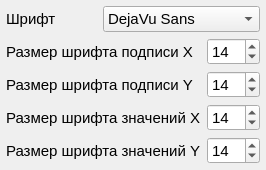
                     <widget class="QFrame" name="frame">
                      <property name="sizePolicy">
                       <sizepolicy hsizetype="Fixed" vsizetype="Preferred">
                        <horstretch>0</horstretch>
                        <verstretch>0</verstretch>
                       </sizepolicy>
                      </property>
                      <layout class="QVBoxLayout" name="verticalLayout_20">
                       <property name="leftMargin">
                        <number>6</number>
                       </property>
                       <property name="topMargin">
                        <number>6</number>
                       </property>
                       <property name="rightMargin">
                        <number>6</number>
                       </property>
                       <property name="bottomMargin">
                        <number>6</number>
                       </property>
                       <item>
                        <layout class="QHBoxLayout" name="horizontalLayout_39">
                         <item>
                          <widget class="QLabel" name="lb_color_pal_box_6">
                           <property name="sizePolicy">
                            <sizepolicy hsizetype="Expanding" vsizetype="Preferred">
                             <horstretch>0</horstretch>
                             <verstretch>0</verstretch>
                            </sizepolicy>
                           </property>
                           <property name="font">
                            <font>
                             <pointsize>11</pointsize>
                            </font>
                           </property>
                           <property name="text">
                            <string>Шрифт</string>
                           </property>
                          </widget>
                         </item>
                         <item>
                          <widget class="QComboBox" name="comboBox_fonts">
                           <property name="font">
                            <font>
                             <pointsize>11</pointsize>
                            </font>
                           </property>
                           <item>
                            <property name="text">
                             <string>DejaVu Sans</string>
                            </property>
                           </item>
                           <item>
                            <property name="text">
                             <string>Tahoma</string>
                            </property>
                           </item>
                           <item>
                            <property name="text">
                             <string>Verdana</string>
                            </property>
                           </item>
                           <item>
                            <property name="text">
                             <string>Arial</string>
                            </property>
                           </item>
                           <item>
                            <property name="text">
                             <string>Trebuchet MS</string>
                            </property>
                           </item>
                           <item>
                            <property name="text">
                             <string>Times New Roman</string>
                            </property>
                           </item>
                           <item>
                            <property name="text">
                             <string>Georgia</string>
                            </property>
                           </item>
                          </widget>
                         </item>
                        </layout>
                       </item>
                       <item>
                        <layout class="QHBoxLayout" name="horizontalLayout_34">
                         <item>
                          <widget class="QLabel" name="lb_color_pal_box_2">
                           <property name="sizePolicy">
                            <sizepolicy hsizetype="Expanding" vsizetype="Preferred">
                             <horstretch>0</horstretch>
                             <verstretch>0</verstretch>
                            </sizepolicy>
                           </property>
                           <property name="font">
                            <font>
                             <pointsize>11</pointsize>
                            </font>
                           </property>
                           <property name="text">
                            <string>Размер шрифта подписи X</string>
                           </property>
                          </widget>
                         </item>
                         <item>
                          <widget class="QSpinBox" name="spinBox_x_label">
                           <property name="sizePolicy">
                            <sizepolicy hsizetype="Fixed" vsizetype="Fixed">
                             <horstretch>0</horstretch>
                             <verstretch>0</verstretch>
                            </sizepolicy>
                           </property>
                           <property name="font">
                            <font>
                             <pointsize>11</pointsize>
                            </font>
                           </property>
                           <property name="minimum">
                            <number>2</number>
                           </property>
                           <property name="maximum">
                            <number>100</number>
                           </property>
                           <property name="value">
                            <number>14</number>
                           </property>
                          </widget>
                         </item>
                        </layout>
                       </item>
                       <item>
                        <layout class="QHBoxLayout" name="horizontalLayout_35">
                         <item>
                          <widget class="QLabel" name="lb_color_pal_box_3">
                           <property name="font">
                            <font>
                             <pointsize>11</pointsize>
                            </font>
                           </property>
                           <property name="text">
                            <string>Размер шрифта подписи Y</string>
                           </property>
                          </widget>
                         </item>
                         <item>
                          <widget class="QSpinBox" name="spinBox_y_label">
                           <property name="sizePolicy">
                            <sizepolicy hsizetype="Fixed" vsizetype="Fixed">
                             <horstretch>0</horstretch>
                             <verstretch>0</verstretch>
                            </sizepolicy>
                           </property>
                           <property name="font">
                            <font>
                             <pointsize>11</pointsize>
                            </font>
                           </property>
                           <property name="minimum">
                            <number>2</number>
                           </property>
                           <property name="maximum">
                            <number>100</number>
                           </property>
                           <property name="value">
                            <number>14</number>
                           </property>
                          </widget>
                         </item>
                        </layout>
                       </item>
                       <item>
                        <layout class="QHBoxLayout" name="horizontalLayout_36">
                         <item>
                          <widget class="QLabel" name="lb_color_pal_box_5">
                           <property name="font">
                            <font>
                             <pointsize>11</pointsize>
                            </font>
                           </property>
                           <property name="text">
                            <string>Размер шрифта значений X</string>
                           </property>
                          </widget>
                         </item>
                         <item>
                          <widget class="QSpinBox" name="spinBox_x_val">
                           <property name="sizePolicy">
                            <sizepolicy hsizetype="Fixed" vsizetype="Fixed">
                             <horstretch>0</horstretch>
                             <verstretch>0</verstretch>
                            </sizepolicy>
                           </property>
                           <property name="font">
                            <font>
                             <pointsize>11</pointsize>
                            </font>
                           </property>
                           <property name="minimum">
                            <number>2</number>
                           </property>
                           <property name="maximum">
                            <number>100</number>
                           </property>
                           <property name="value">
                            <number>14</number>
                           </property>
                          </widget>
                         </item>
                        </layout>
                       </item>
                       <item>
                        <layout class="QHBoxLayout" name="horizontalLayout_37">
                         <item>
                          <widget class="QLabel" name="lb_color_pal_box_4">
                           <property name="font">
                            <font>
                             <pointsize>11</pointsize>
                            </font>
                           </property>
                           <property name="text">
                            <string>Размер шрифта значений Y</string>
                           </property>
                          </widget>
                         </item>
                         <item>
                          <widget class="QSpinBox" name="spinBox_y_vals">
                           <property name="sizePolicy">
                            <sizepolicy hsizetype="Fixed" vsizetype="Fixed">
                             <horstretch>0</horstretch>
                             <verstretch>0</verstretch>
                            </sizepolicy>
                           </property>
                           <property name="font">
                            <font>
                             <pointsize>11</pointsize>
                            </font>
                           </property>
                           <property name="minimum">
                            <number>2</number>
                           </property>
                           <property name="maximum">
                            <number>100</number>
                           </property>
                           <property name="value">
                            <number>14</number>
                           </property>
                          </widget>
                         </item>
                        </layout>
                       </item>
                      </layout>
                     </widget>
